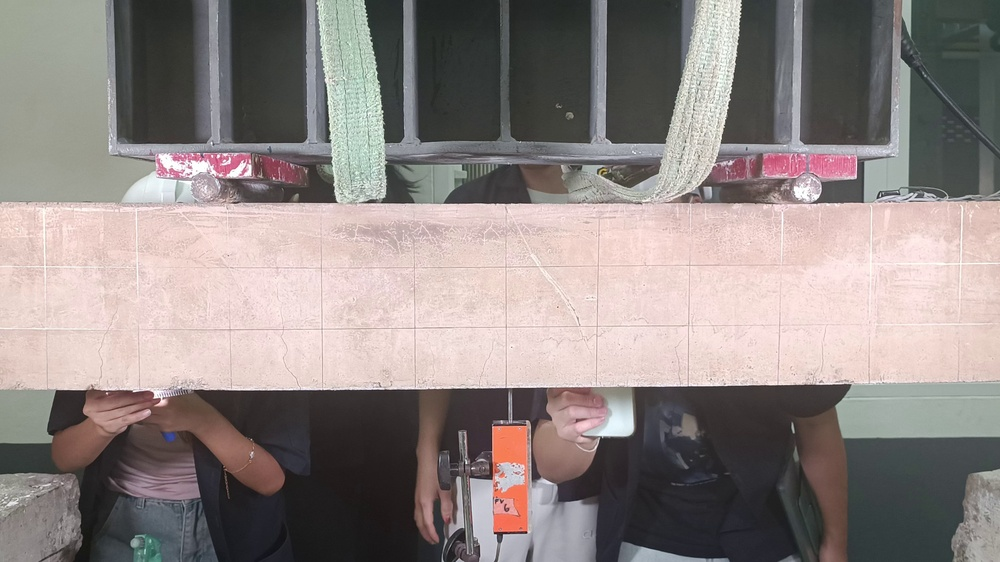
#> input picture code/images/frame_0013.jpg, 1000 x 562 px, shrunk from 3840 x 2160 before the run
$ python e_equalize.py
#> lines starting #> are read from the running program, lines starting #| are printed output that depends on the picture
#equalize refers to Histogram Equalization which is a method in image processing of contrast adjustment using the image's histogram.
#The method is useful in images with poor contrast, where the histogram is not well distributed.
# 1️⃣ Global Histogram Equalization (GHE): The classic method described above.
# 2️⃣ Adaptive Histogram Equalization (AHE): Divides the image into small regions and applies equalization locally.
# 3️⃣ Contrast Limited Adaptive Histogram Equalization (CLAHE): AHE but with contrast limiting to prevent over-enhancing noise in uniform regions.

# 👉 Example: For crack detection, CLAHE often works better to avoid over-boosting the background noise.
import cv2
import matplotlib.pyplot as plt

# Load the image in grayscale
img = cv2.imread('../images/frame_0013.jpg', 0)
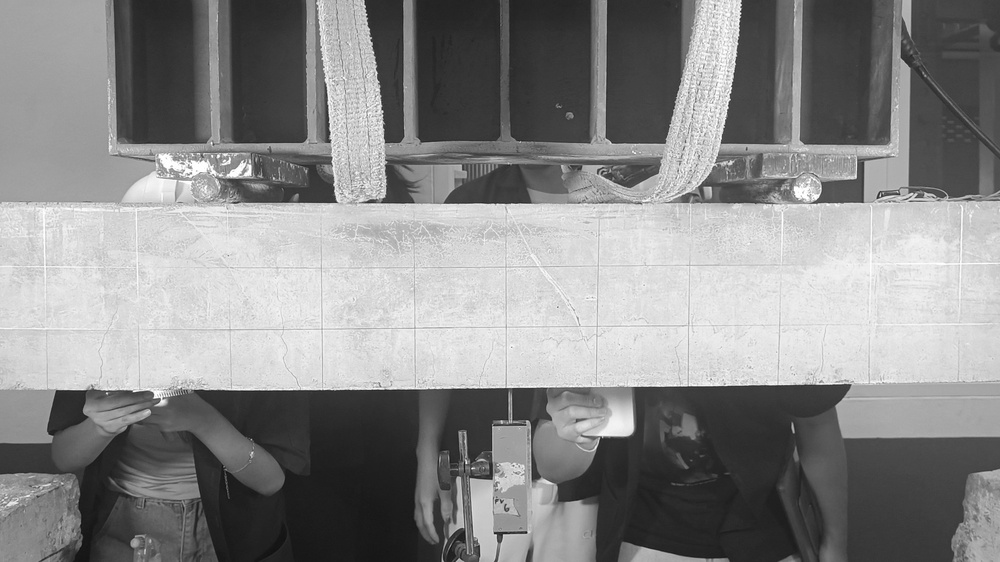
#> img: shape (562, 1000); min 14, max 255, mean 136.3

# Apply Histogram Equalization
equalized_img = cv2.equalizeHist(img)
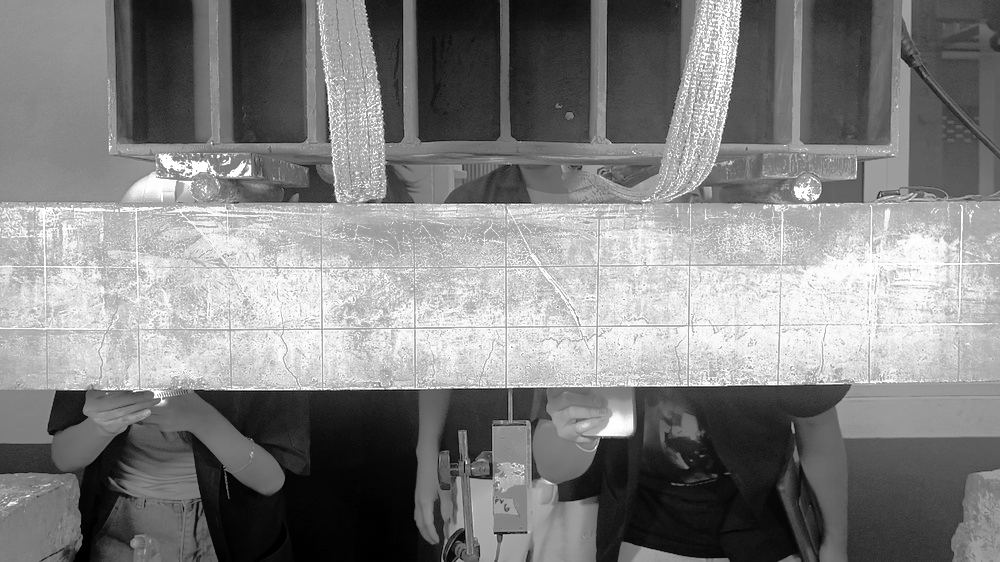
#> equalized_img: shape (562, 1000); min 0, max 255, mean 128.4

# Display original vs. equalized image
plt.subplot(1, 2, 1)
plt.title('Original Image')
plt.imshow(img, cmap='gray')

plt.subplot(1, 2, 2)
plt.title('Equalized Image')
plt.imshow(equalized_img, cmap='gray')

plt.show()
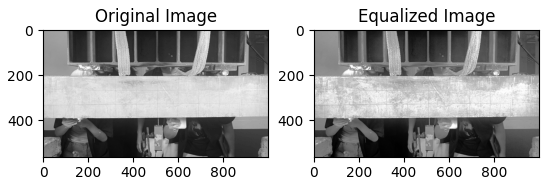
#> figure drawn by matplotlib, 2 panels

$ run again, with code/images/frame_0000.jpg copied over code/images/frame_0013.jpg
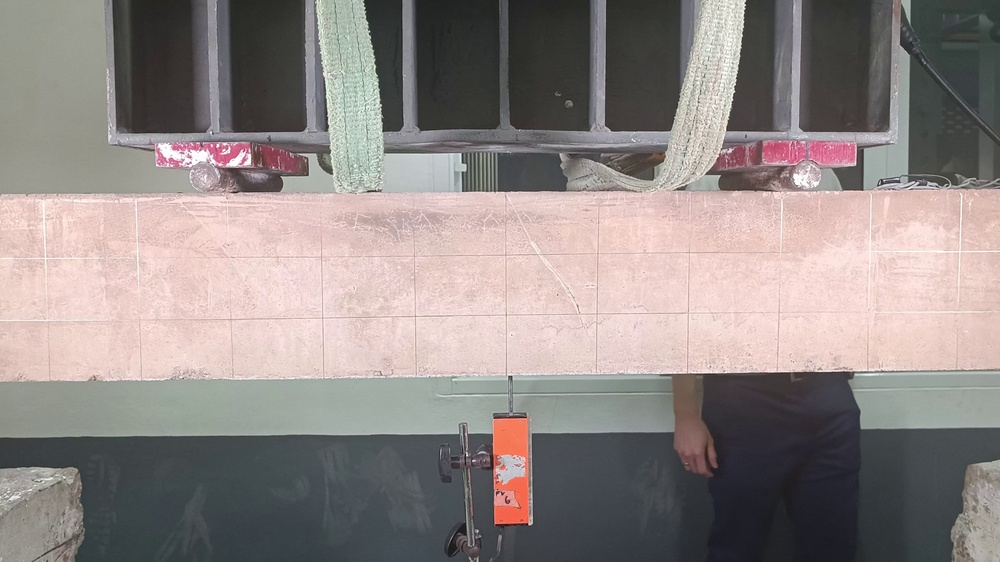
#> input picture code/images/frame_0000.jpg, 1000 x 562 px, shrunk from 3840 x 2160 before the run
#> `equalized_img = cv2.equalizeHist(img)`:
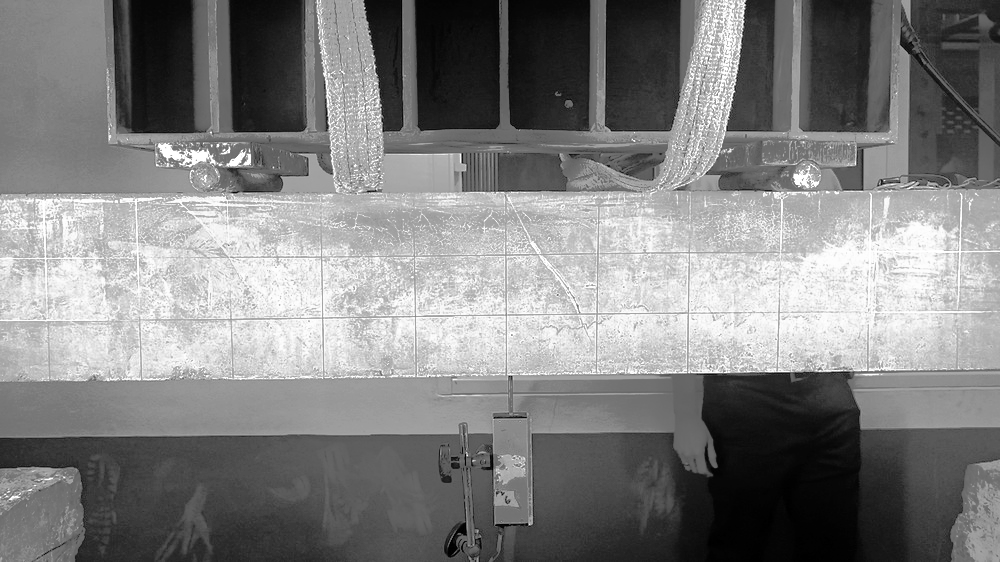
#> equalized_img: shape (562, 1000); min 0, max 255, mean 128.5
#> `plt.show()`:
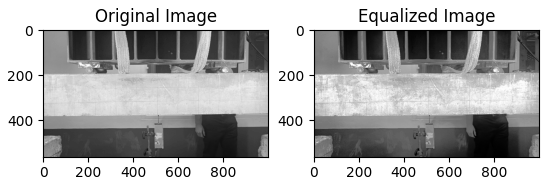
#> figure drawn by matplotlib, 2 panels

$ run again, with code/images/frame_0015.jpg copied over code/images/frame_0013.jpg
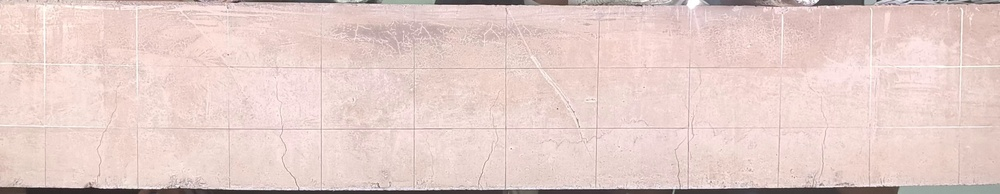
#> input picture code/images/frame_0015.jpg, 1000 x 194 px, shrunk from 3840 x 745 before the run
#> `equalized_img = cv2.equalizeHist(img)`:
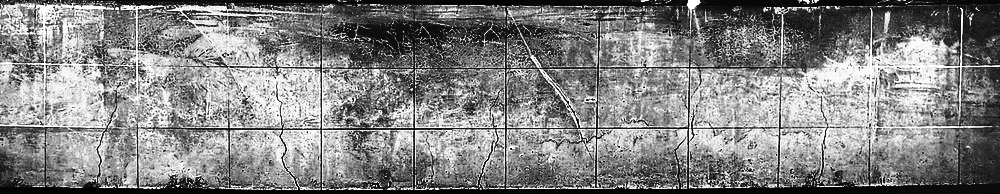
#> equalized_img: shape (194, 1000); min 0, max 255, mean 130.9
#> `plt.show()`:
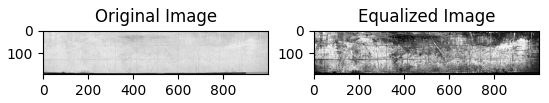
#> figure drawn by matplotlib, 2 panels

$ run again, with code/images/1080.jpg copied over code/images/frame_0013.jpg
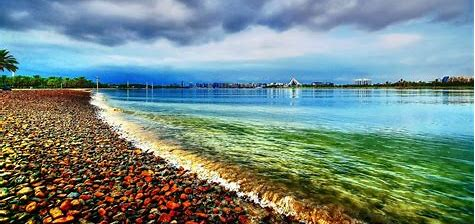
#> input picture code/images/1080.jpg, 475 x 224 px
#> `equalized_img = cv2.equalizeHist(img)`:
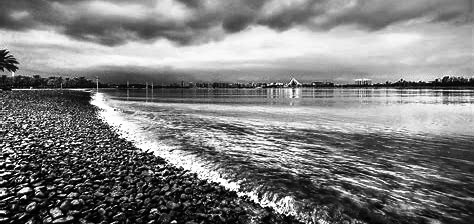
#> equalized_img: shape (224, 475); min 0, max 255, mean 127
#> `plt.show()`:
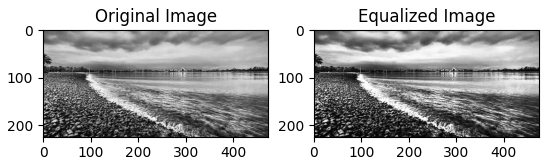
#> figure drawn by matplotlib, 2 panels
